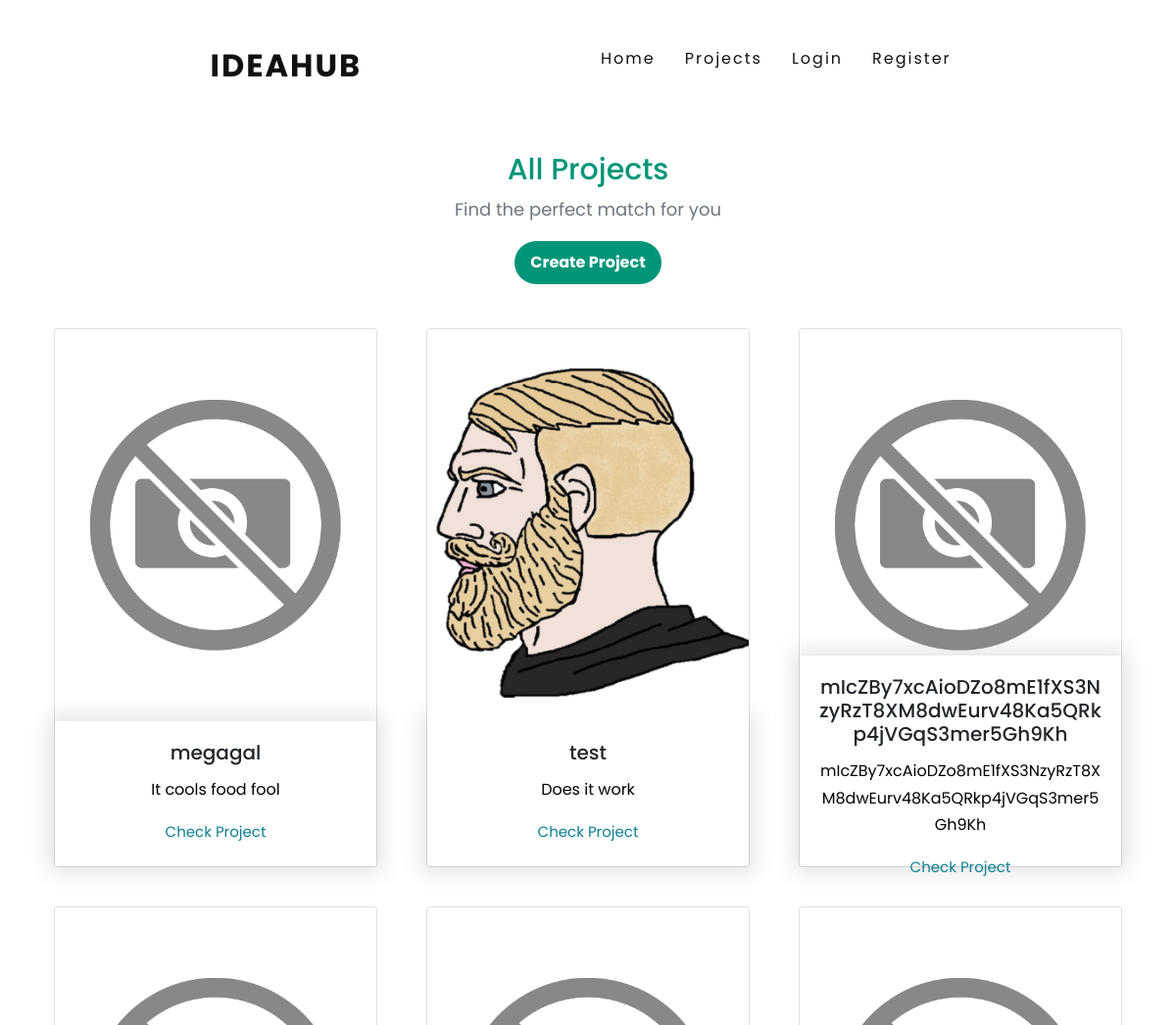
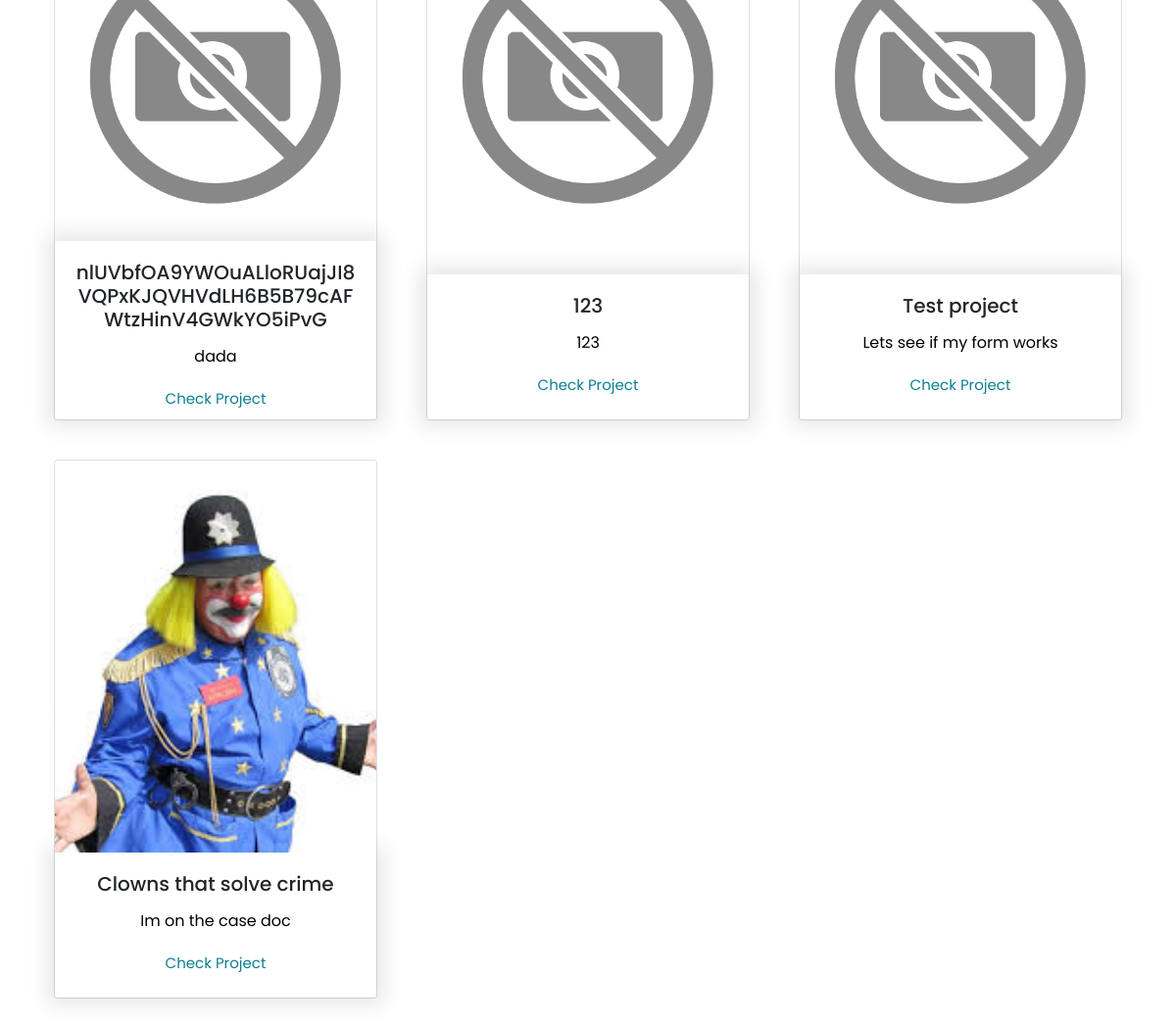
Page /projects on the earlier database version (2 pictures, top to bottom).
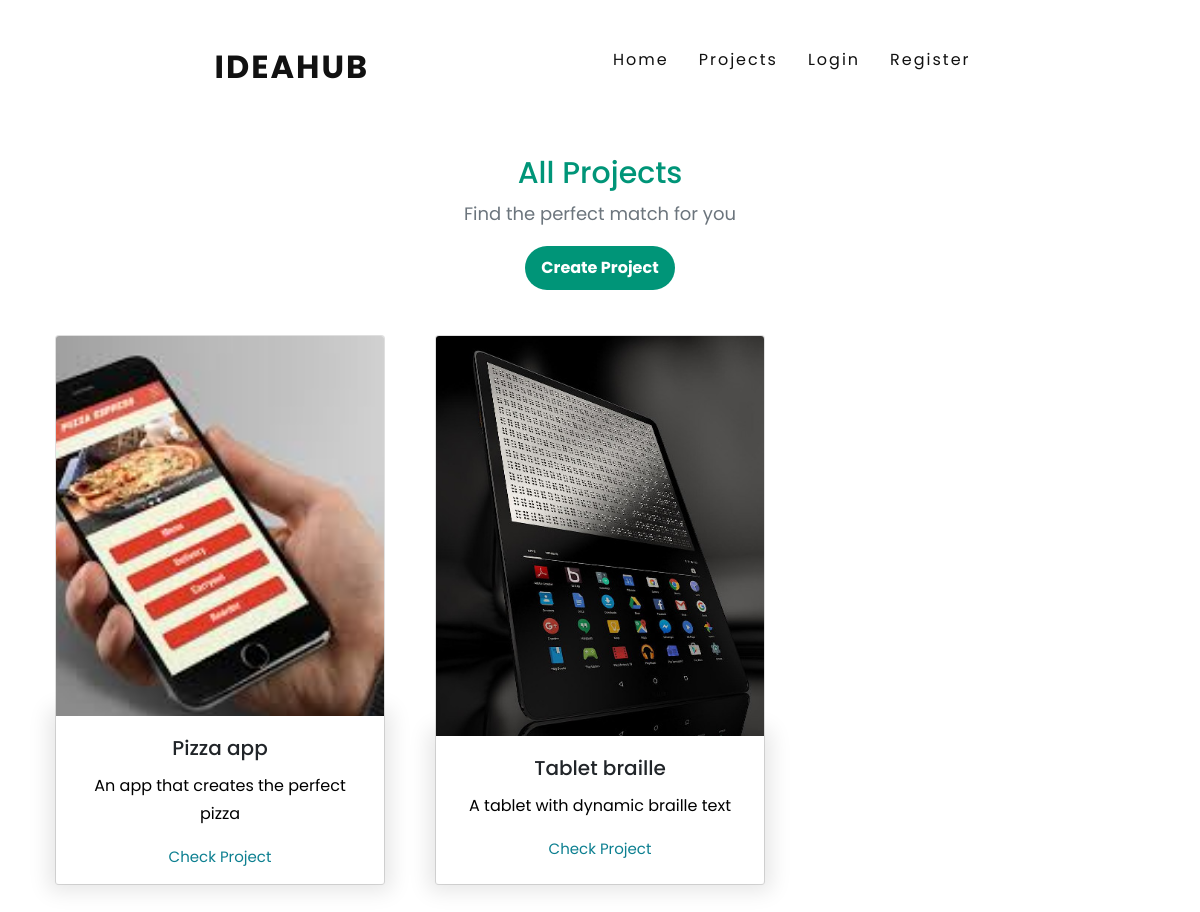
Same page on the later database version.
### plan/models.py (models this page shows, shortened)
class Project(models.Model):
    name=models.CharField(max_length=64)
    budget=models.DecimalField(max_digits=8,decimal_places=2)
    date=models.DateTimeField(auto_now=True)
    description=models.TextField(max_length=1000)
    headline=models.TextField(max_length=64,null=True)
    est_length=models.DecimalField(max_digits=3,decimal_places=0,null=True)
    required=models.ManyToManyField(Title)
    manager=models.ForeignKey(User,on_delete=models.CASCADE,null=True,related_name='manager')
    members=models.ManyToManyField(User, related_name='members')
    img=models.ImageField(upload_to='project_imgs',blank=True,default='plan/no_image.png')
    applications=models.ManyToManyField(User,related_name='applications',blank=True)

### plan/views.py (the view)
# urls.py: path("projects",views.projects,name="projects"),
def projects(request):
    projects=Project.objects.all()
    projects=projects.order_by("-date").all()
    return render(request,'plan/projects.html',{
        'projects':projects
    })

### plan/templates/plan/projects.html
{%extends "plan/layout.html"%}
{%load static%}
{%block body%}
    <section id="projects">
     <div class="container">
         <div class="projects_title">
             <h3>All Projects</h3>
             <p class="text-muted">Find the perfect match for you</p>
             <a href="{%url 'create_project'%}" class="btn btn-primary" id="project_btn">Create Project</a>
         </div>
         {%if projects%}
         <div class="row">
        {%for project in projects%}
             <div class="col-md-4">
                 <div class="card text-center card_projects align-items-center">
                     <div class="inner embed-responsive">
                        <img src="{{project.img.url}}" class="card-img-top img-responsive" id="test">
                     </div>
                     <div class="card-body card_projects_body">
                         <h5 class="card-title card_projects_title">{{project.name}}</h5>
                         <p>{{project.headline}}</p>
                         <a href="{%url 'project' project.name %}">Check Project</a>
                     </div>
                 </div>
             </div>
        {%endfor%}
         </div>
         {%else%}
         <h1>No projects</h1>
         {%endif%}
     </div>
    </section>
{%endblock%}

### plan/templates/plan/layout.html (shortened to what this page needs)
{% load static%}
<!DOCTYPE html>
<html lang="en">
{%block head%}
<head>
    <link rel="stylesheet" href="https://stackpath.bootstrapcdn.com/bootstrap/4.4.1/css/bootstrap.min.css">
    <link href="{%static 'plan/styles.css'%}" rel="stylesheet">
</head>
{%endblock%}
<body>
    <header>
    <a class="logo" href="#">IdeaHub</a>
    <ul>
        <li><a href="{%url 'index'%}">Home</a></li>
        <li><a href="{%url 'projects'%}">Projects</a></li>
        {% if user.is_authenticated %}
        <li><a href="{%url 'profile' user.username %}">Profile</a></li>
        <li><a href="{%url 'logout'%}">Logout</a></li>
        {%else%}
        <li><a href="{%url 'login'%}">Login</a></li>
        <li><a href="{%url 'register'%}">Register</a></li>
        {%endif%}
     </ul>
     </header>
    {%block body%}
    {%endblock%}
</body>
</html>

### plan/static/plan/styles.css (style rules this page uses)
* { margin:0; padding:0; box-sizing:border-box; font-family:'Poppins',sans-serif; }
body { background:#fff; line-height: 1.7; font-size:1rem; min-height:200vh; }
img { height: auto; }
li { list-style:none; }
header { position:fixed; top:0; left:0; width:100%; display:flex; justify-content:space-around; align-items: center; transition:0.6s; padding:40px 100px; z-index: 10000; }
header .logo { position:relative; color:#111; font-weight:700; text-decoration: none; font-size:2em; text-transform: uppercase; letter-spacing: 2px; transition: 0.6s; }
header ul { position: relative; display: flex; justify-content: center; align-items: center; }
header ul li { position:relative; list-style: none !important; }
header ul li a { position: relative; margin: 0 15px; text-decoration: none; color:#111; letter-spacing: 2px; font-weight: 500px; transition:0.6s; }
p { color:black; }
.btn { padding: 10px; color: #ffffff; font-weight: bold; background: #009578; width: 100px; border: none; outline: none; border-radius: 40px; cursor: pointer; }
#projects { padding:30px 0px; }
#projects h3 { font: weight 900; font-size:30px; margin-top:100px; }
.projects_title { color:#009578; text-align: center; padding:25px 0px; }
.projects_title p { font-size:18px; }
.card_projects_body { width:100%; box-shadow:0 0 20px 7px rgb(0,0,0,0.1); }
.card_projects_body p { font-size:16px; }
.card_projects { margin:20px 10px; width:330px; height:550px; }
.card_projects_body a { color:#0c7f90; text-decoration:none; font-size:15px; margin-top:auto; font-weight: 600px; }
.inner { overflow:hidden; }
.inner img { transition:all 1.5s ease; }
#test { width:100%; height:400px; object-fit: cover; }
#project_btn { width:150px; }

Differences in the rows shown:
removed Project: img (placeholder picture), name "megagal", headline "It cools food fool"
removed Project: img (picture), name "test", headline "Does it work"
removed Project: img (placeholder picture), name "mIcZBy7xcAioDZo8mE1fXS3NzyRzT8XM8dwEurv48Ka5QRkp4jVGqS3mer5Gh9Kh", headline "mIcZBy7xcAioDZo8mE1fXS3NzyRzT8XM8dwEurv48Ka5QRkp4jVGqS3mer5Gh9Kh"
removed Project: img (placeholder picture), name "nlUVbfOA9YWOuALloRUajJI8VQPxKJQVHVdLH6B5B79cAFWtzHinV4GWkYO5iPvG", headline "dada"
removed Project: img (placeholder picture), name "123", headline "123"
removed Project: img (placeholder picture), name "Test project", headline "Lets see if my form works"
removed Project: img (picture), name "Clowns that solve crime", headline "Im on the case doc"
added Project: img (picture), name "Pizza app", headline "An app that creates the perfect pizza"
added Project: img (picture), name "Tablet braille", headline "A tablet with dynamic braille text"
